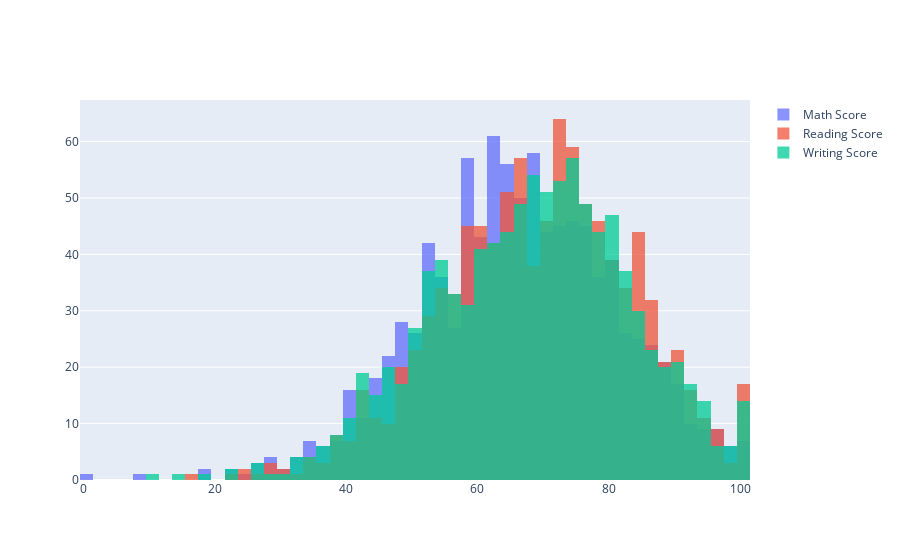

Notebook cell for this chart:
### Code cell
import plotly.graph_objects as go

fig = go.Figure()
fig.add_trace(go.Histogram(x=df['math_score'],name='Math Score'))
fig.add_trace(go.Histogram(x=df['reading_score'],name='Reading Score'))
fig.add_trace(go.Histogram(x=df['writing_score'],name='Writing Score'))
# Overlay both histograms
fig.update_layout(barmode='overlay')
# Reduce opacity to see both histograms
fig.update_traces(opacity=0.75)
fig.show()

### Figure 1 — Plotly figure (JSON) as saved in the notebook; plotly's stock layout.template omitted (floating-point values rounded to 4 significant figures; data arrays with more than 128 entries replaced by an {"elided": "..."} marker saying what was removed)
{"data": [{"name": "Math Score", "opacity": 0.75, "type": "histogram", "x": {"elided": "1000 int values"}}, {"name": "Reading Score", "opacity": 0.75, "type": "histogram", "x": {"elided": "1000 int values"}}, {"name": "Writing Score", "opacity": 0.75, "type": "histogram", "x": {"elided": "1000 int values"}}], "layout": {"barmode": "overlay"}}
